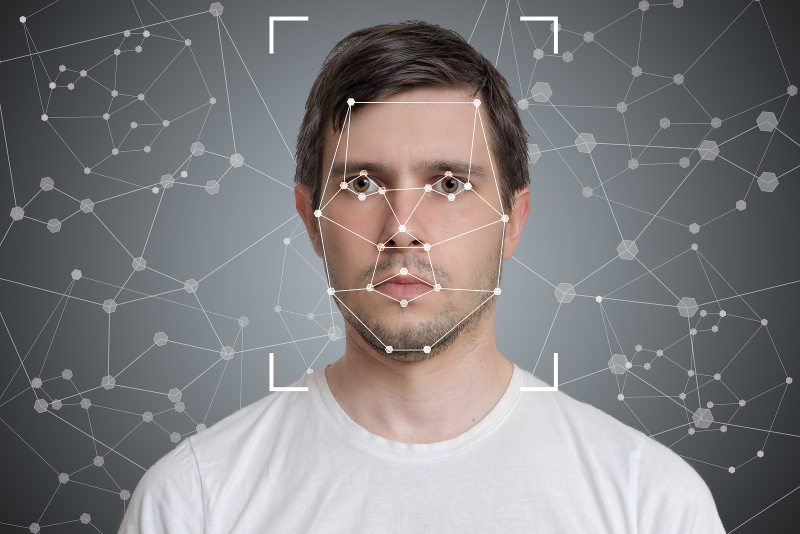
#> input picture Image/face_detect.jpg, 1600 x 1067 px, given in place of he path of your video or tap 0 if you want to use the webcam, which was not available (shown at 1/2 size)
$ python webcam.py
#> lines starting #> are read from the running program, lines starting #| are printed output that depends on the picture; after the words box and inside, x2 and y2 are one past the last pixel; in counts of white or black regions, pixels touching at a corner belong together; pictures that were not available may be replaced by others from this repository, and a replacement may not be noted
import cv2
frameWidth = 640
frameHight = 480
faceCascade = cv2.CascadeClassifier("Image/haarcascade_frontalface_default.xml")
cap = cv2.VideoCapture("put the path of your video or tap 0 if you want to use the webcam")
cap.set(3,frameWidth)
cap.set(4,frameHight)
cap.set(10,130)
while True:
    succes , img= cap.read()
#> img is the input picture: shape (1067, 1600, 3); mean B, G, R 127, 125.3, 127
    if succes==False:
        break
    imgResise = cv2.resize(img, (500,400))
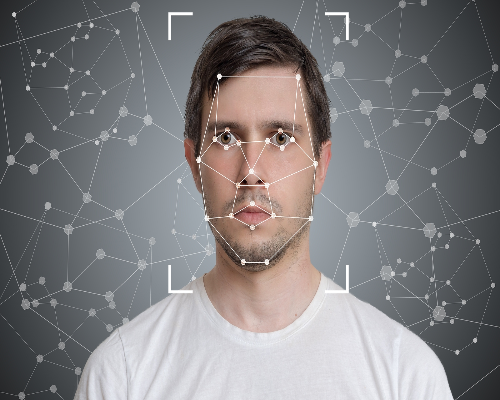
#> imgResise: shape (400, 500, 3); mean B, G, R 126.9, 125.3, 127
    imgGray = cv2.cvtColor(imgResise, cv2.COLOR_BGR2GRAY)
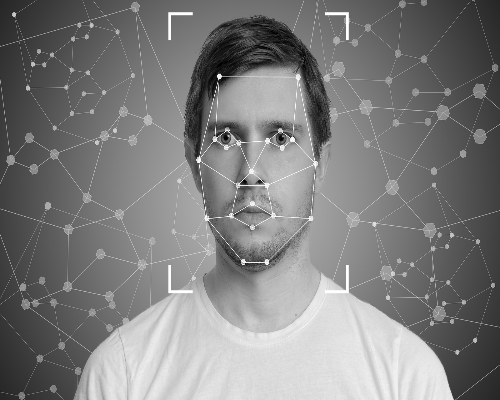
#> imgGray: shape (400, 500); min 0, max 255, mean 126
    faces = faceCascade.detectMultiScale(imgResise, 1.1, 4)
#> faces = [[179, 78, 151, 151]]
    for (x, y, w, h) in faces:
        cv2.rectangle(imgResise, (x, y), (x + w, y + h), (255, 0, 0), 1)
#> this loop made 1 pass
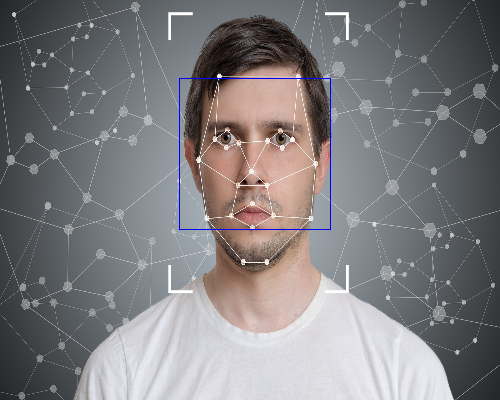
#> imgResise: shape (400, 500, 3); 0.3% of pixels changed, all inside (x1, y1, x2, y2) = (179, 78, 331, 230)
    cv2.imshow('video', imgResise)


    if cv2.waitKey(1) & 0xFF ==ord('q'):
#> (key q is pressed here)
        break
